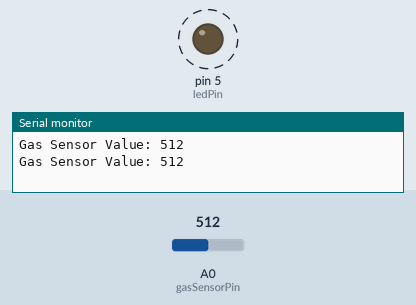
Recording of a sketch running on a simulated Arduino Uno, built with avr-gcc and run on an emulated ATmega328P. Parts: output pins drawn as LEDs (lit = HIGH), the last lines printed to the serial monitor. Dashed ring = blinking. Inputs (shaded band) come from the test bench; at power-on: A0 (gasSensorPin) = 512.

Above: at 1.8 s.
1.9 s: A0 (gasSensorPin) set to 218
5.4 s: A0 (gasSensorPin) set to 186
At 6.6 s:
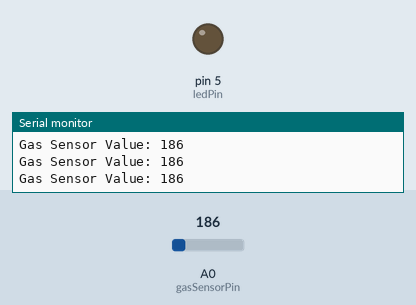
9.5 s: A0 (gasSensorPin) set to 210
At 9.9 s:
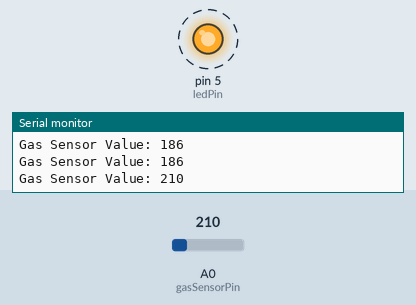
Timing chart, 0 to 19.5 s (numbered marks = the images above; inputs shaded):
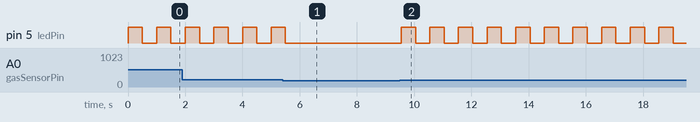

The sketch:

gas-detector.ino
```cpp
const int gasSensorPin = A0;
const int ledPin = 5;
const int threshold = 200;

void setup() {
  pinMode(gasSensorPin, INPUT);
  pinMode(ledPin, OUTPUT);
  Serial.begin(9600);
}

void loop() {
  int gasValue = analogRead(gasSensorPin);

  Serial.print("Gas Sensor Value: ");
  Serial.println(gasValue);

  if (gasValue > threshold) {
    digitalWrite(ledPin, HIGH);
    delay(500);
    digitalWrite(ledPin, LOW);
    delay(500);
  } else {
    digitalWrite(ledPin, LOW);
  }
}
```

Measured:
- the behaviour switches between 201 and 200 on A0 (gasSensorPin) (found by bisection; images 0 and 1)
- after the input at 5.4 s, pin 5 (ledPin): goes on until 5.5 s, then stays LOW
- after the input at 9.5 s, pin 5 (ledPin): alternates HIGH for 0.50 s and LOW for 0.50 s, starting after 0.05 s
- by itself, pin 5 (ledPin): alternates HIGH for 0.50 s and LOW for 0.50 s
